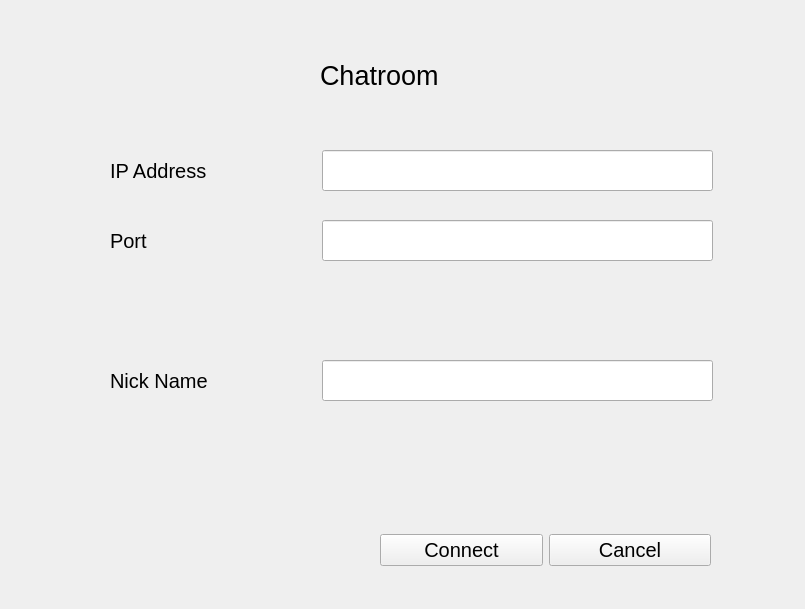
<?xml version="1.0" encoding="UTF-8"?>
<ui version="4.0">
 <class>Connection</class>
 <widget class="QWidget" name="Connection">
  <property name="geometry">
   <rect>
    <x>0</x>
    <y>0</y>
    <width>805</width>
    <height>609</height>
   </rect>
  </property>
  <property name="font">
   <font>
    <pointsize>15</pointsize>
   </font>
  </property>
  <property name="windowTitle">
   <string>Chatroom</string>
  </property>
  <widget class="QLabel" name="ip_label">
   <property name="geometry">
    <rect>
     <x>110</x>
     <y>150</y>
     <width>151</width>
     <height>41</height>
    </rect>
   </property>
   <property name="text">
    <string>IP Address</string>
   </property>
  </widget>
  <widget class="QLabel" name="port_label">
   <property name="geometry">
    <rect>
     <x>110</x>
     <y>220</y>
     <width>151</width>
     <height>41</height>
    </rect>
   </property>
   <property name="text">
    <string>Port</string>
   </property>
  </widget>
  <widget class="QLabel" name="nickname_label">
   <property name="geometry">
    <rect>
     <x>110</x>
     <y>360</y>
     <width>151</width>
     <height>41</height>
    </rect>
   </property>
   <property name="text">
    <string>Nick Name</string>
   </property>
  </widget>
  <widget class="QLineEdit" name="ip_textfield">
   <property name="geometry">
    <rect>
     <x>322</x>
     <y>150</y>
     <width>391</width>
     <height>41</height>
    </rect>
   </property>
  </widget>
  <widget class="QLineEdit" name="port_textfield">
   <property name="geometry">
    <rect>
     <x>322</x>
     <y>220</y>
     <width>391</width>
     <height>41</height>
    </rect>
   </property>
  </widget>
  <widget class="QLineEdit" name="nickname_textfield">
   <property name="geometry">
    <rect>
     <x>322</x>
     <y>360</y>
     <width>391</width>
     <height>41</height>
    </rect>
   </property>
  </widget>
  <widget class="QWidget" name="horizontalLayoutWidget">
   <property name="geometry">
    <rect>
     <x>380</x>
     <y>510</y>
     <width>331</width>
     <height>80</height>
    </rect>
   </property>
   <layout class="QHBoxLayout" name="horizontalLayout">
    <item>
     <widget class="QPushButton" name="connect_button">
      <property name="text">
       <string>Connect</string>
      </property>
     </widget>
    </item>
    <item>
     <widget class="QPushButton" name="cancel_button">
      <property name="text">
       <string>Cancel</string>
      </property>
     </widget>
    </item>
   </layout>
  </widget>
  <widget class="QLabel" name="app_name">
   <property name="geometry">
    <rect>
     <x>320</x>
     <y>40</y>
     <width>151</width>
     <height>71</height>
    </rect>
   </property>
   <property name="font">
    <font>
     <pointsize>20</pointsize>
    </font>
   </property>
   <property name="layoutDirection">
    <enum>Qt::RightToLeft</enum>
   </property>
   <property name="text">
    <string>Chatroom</string>
   </property>
  </widget>
 </widget>
 <resources/>
 <connections/>
</ui>
